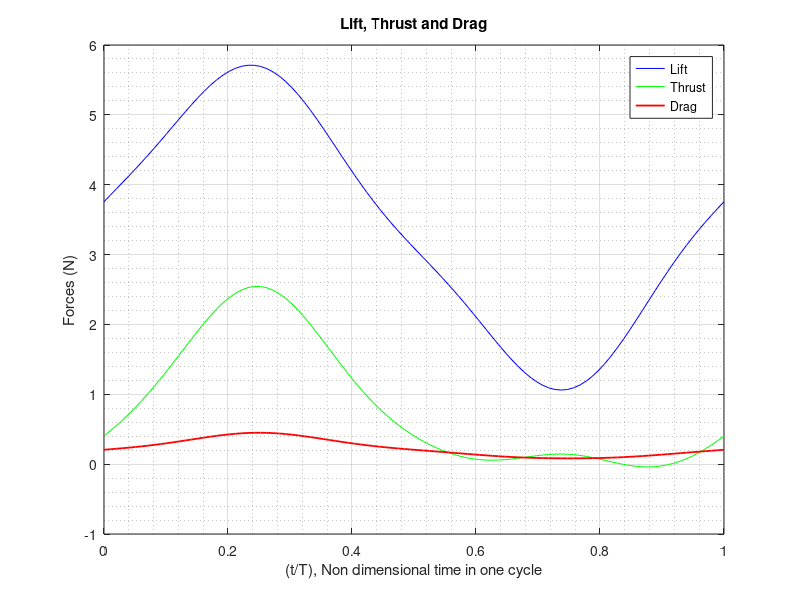
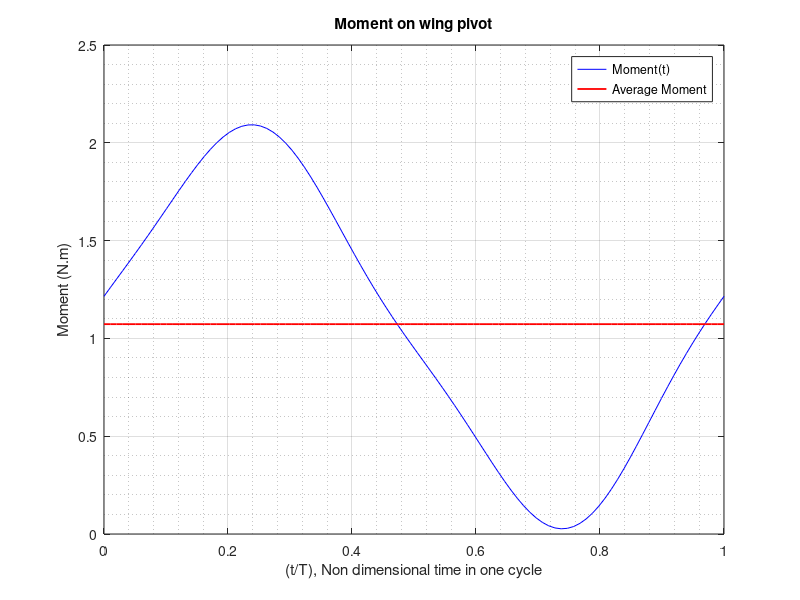

Recreate these plots in MATLAB, in order. (Note: this script raises an error after producing the figures.)
clc;
close all;
clear 
% Assumptions.
% a. Wings are made of flexible membrane attached with
%    spar at leading edge and wing form is half elliptical.
% b. Only flapping would be induced by the power train
%    system with equal up/down flapping angles.
% c. The front spar will act as pivot for passive pitching
%    movement, caused by the aerodynamic/ inertial loads.
% d. The flow is assumed to remain attached.
% e. Both flapping and pitching movements are taken as
%    sinusoidal functions with certain amount of lag.
% f. Upstroke and down strokes have equal time duration.

% constants :-
g         = 9.81;
f         = 2.3277;          % frequency 
b         = 1.5;        % span
AR        = 6.8579;          % aspect ratio
C_root    = 0.2785;       % chord at root
phi       = pi/2;       % is the lag between pitching and flapping angle
theta0    = 30*pi/180;  % the maximum pitch angle
beta_max  = 30*pi/180;  % half of the stroke 60 degree
U         = 6;          % forward speed of ornithopter
delta     = 10*pi/180;   % flapping axis pitch angle or incidence angle 
        % Steady state aerodynamics - k=0
        % Quasi-steady aerodynamics - 0?k?0.05
        % Unsteady aerodynamics - k>0.05 [k>0.2 is considered highly unsteady]
k         =0.2;         % reduced frequency
rho       =1.225;
mu        =1.73e-5;
e         =0.8;         %the efficiency factor of the wing and is 0.8 for elliptical wing
Weight    =g*0.584;
Area      =pi/4*b*C_root;

% calculation :-
T=1/f;
m=100;                      %number of time steps
n=100;                      %number ot strips 
t=linspace(0,T,m);
r=linspace(0,b/2,n);
dr=b/2/n;
dt=T/m;
% j    index for time 
% i    index for space  
for i=1:n
    for j=1:m
        beta(1,j)      = beta_max*cos(2*pi*f*t(1,j));
        beta1(1,j)     = -2*pi*f*beta_max*sin(2*pi*f*t(1,j));
        beta2(1,j)     = -4*pi^2*f^2*beta_max*cos(2*pi*f*t(1,j));
        theta(i,j)     = 2*r(1,i)/b*theta0*cos(2*pi*f*t(1,j)+phi);
        theta1(i,j)    = -4*pi*f*r(1,i)/b*theta0*sin(2*pi*f*t(1,j));
        theta2(i,j)    = -8*pi^2*f^2*r(1,i)/b*theta0*cos(2*pi*f*t(1,j));
        
        c(1,i)         = 2*C_root/b*sqrt((b/2)^2-r(1,i)^2);
        Vx(i,j)        = U*cos(delta)+3/4*c(1,i)*theta1(i,j)*sin(theta(i,j));
        Vy(i,j)        = U*sin(delta)+(-r(1,i)*beta1(1,j)*cos(beta(1,j))+... 
                                    3/4*c(1,i)*theta1(i,j)*cos(theta(i,j)));
        Vrel(i,j)      = sqrt(Vx(i,j)^2+Vy(i,j)^2);
        psi(i,j)       = atan(Vy(i,j)/Vx(i,j));
        alpha_eff(i,j) = theta(i,j)+psi(i,j);
        
        c1             = 0.5*AR/(2.32+AR);
        c2             = 0.181+0.772/AR;
        F              = 1-c1*k^2/(k^2+c2^2);
        G              = -c1*c2*k/(k^2+c2^2);
        Cc             = sqrt(F^2+G^2);
        C_cl(i,j)      = 2*pi*Cc*sin(alpha_eff(i,j));
        d_Lc(i,j)      = 1/2*rho*Vrel(i,j)^2*C_cl(i,j)*c(1,i)*dr;
        d_Nc(i,j)      = -rho/4*pi*c(1,i)^2*(theta1(i,j)*U+r(1,i)*beta2(1,j)*cos(theta(i,j))-...
                                              1/2*theta2(i,j))*dr;
        Re_ref(i,j)    = rho*Vrel(i,j)*c(1,i)/mu;
        C_f(i,j)       =0.445*(log10(Re_ref(i,j)))^-2.58;
        C_dp(i,j)      =k*C_f(i,j);
        C_di(i,j)      =1/(e*pi*AR)*C_cl(i,j)^2;
        d_Dp(i,j)      =1/2*rho*Vrel(i,j)^2*C_dp(i,j)* c(1,i)*dr;
        d_Di(i,j)      =1/2*rho*Vrel(i,j)^2*C_di(i,j)* c(1,i)*dr;
        d_D(i,j)       =d_Dp(i,j)+d_Di(i,j);
        d_Fver(i,j)    =d_Lc(i,j)*cos( psi(i,j))*cos(delta)+...
                        d_Nc(i,j)*cos(-theta(i,j))*cos(beta(1,j))*cos(delta);
        d_Fhor(i,j)    =d_Lc(i,j)*sin( psi(i,j))*cos(delta)+...
                        d_Nc(i,j)*sin(-theta(i,j))*cos(delta)-...
                        d_D(i,j)*cos(psi(i,j))*cos(delta);
        d_My(i,j)      =d_Fver(i,j)*r(1,i);
    end
end
L=zeros(1,m);
Th=zeros(1,m);
D=zeros(1,m);
M=zeros(1,m);
for j=1:m
    for i=1:n
        L(1,j)=L(1,j)+d_Fver(i,j);
        Th(1,j)=Th(1,j)+d_Fhor(i,j);
        D(1,j)=D(1,j)+d_D(i,j);
        M(1,j)=M(1,j)+d_My(i,j);
    end
end

%for average lift & thrust & drag & moment 
L_avg=0;
T_avg=0;
D_avg=0;
M_avg=0;
for j=1:m
   L_avg=L_avg+2*L(1,j)/m;
   T_avg=T_avg+2*Th(1,j)/m;
   D_avg=D_avg+2*D(1,j)/m;
   M_avg=M_avg+M(1,j)/m;
end


%plotting :-
figure
plot(t/T,L,'b-',t/T,Th,'g-',t/T,D,'r-','LineWidth',1.3);
xlabel('(t/T), Non dimensional time in one cycle');
ylabel('Forces (N)');
title('Lift, Thrust and Drag');
legend('Lift','Thrust','Drag');
grid on;
grid minor;

figure
plot(t/T,M,'b-',t/T,M_avg*ones(1,100),'r-','LineWidth',1.3);
xlabel('(t/T), Non dimensional time in one cycle');
ylabel('Moment (N.m)');
title('Moment on wing pivot');
legend('Moment(t)','Average Moment');
grid on;
grid minor;


% results:
Torque_av=44*g/100;     %N.m
WingLoading=L_avg/g/Area;
results = table(Weight,L_avg,T_avg,D_avg,M_avg,Torque_av,WingLoading,...
    'RowNames',{'Results'})

% Although there are endless possibilities of varying the
% inputs and getting the results in different forms but effect of
% only few variable design parameters has been presented
% here for fixed size and geometry of wings for an
% ornithopter. It can be concluded from this study that:-
%   a. Lift of an ornithopter is most influenced by the
%      incidence angle and forward speed but least affected
%      by flapping frequency.
%   b. Thrust of an ornithopter is most affected by flapping
%      frequency and forward speed but least influenced by
%      incidence angle.
%   c. The drag force increases with increase in forward
%      speed, incidence angle, and flapping frequency.
%   d. The increase in total flapping angle, increases all the
%      forces but the effect is marked on drag force.
